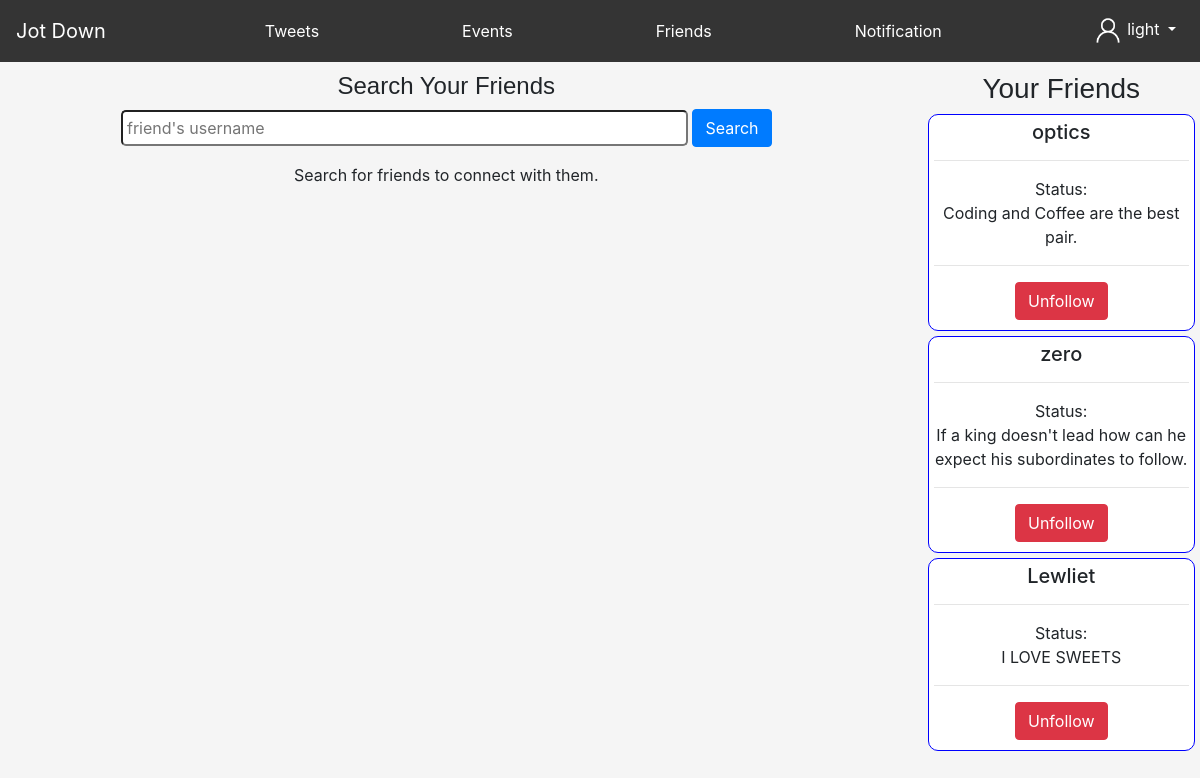
/friends (signed in), run on an earlier commit of the app's database.
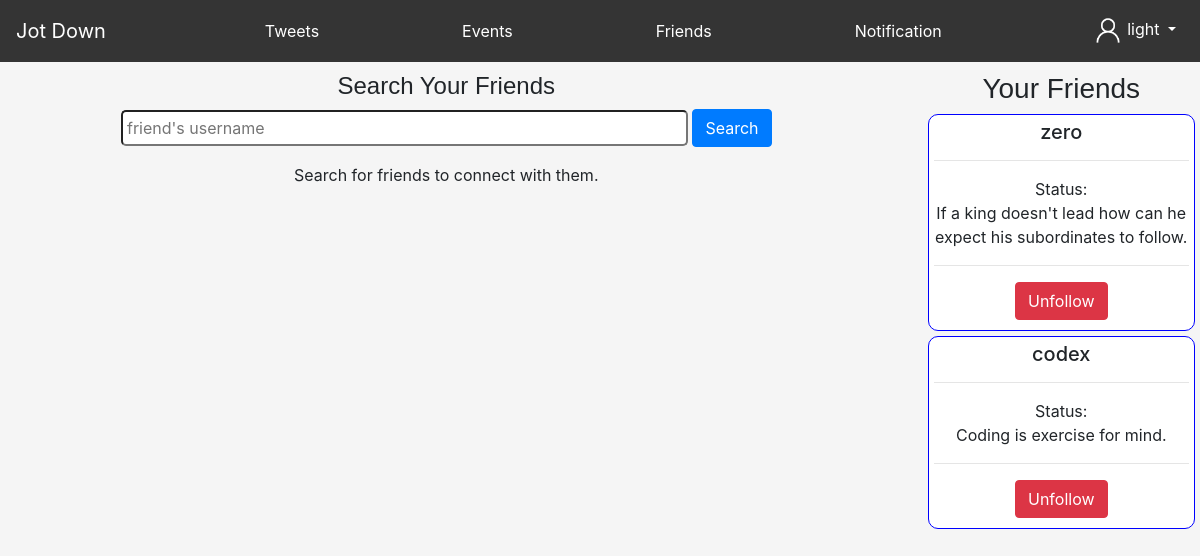
And on a later commit of the database.
### tables this page shows
CREATE TABLE "Users" (
	"username"	TEXT,
	"email"	TEXT COLLATE UTF16CI,
	"password"	TEXT,
	"id"	INTEGER,
	"status"	TEXT DEFAULT NULL,
	"numFriends"	NUMERIC DEFAULT 0,
	"numEvents"	INTEGER DEFAULT 0,
	"numTweets"	INTEGER DEFAULT 0,
	"friends"	TEXT DEFAULT NULL
);

### main.py (the view, shortened to what this page needs)
@app.route('/friends', methods = ['POST', 'GET'])
def friends():
    if 'id' in session:
        username = session['username']
        friendsdata = fetchFriendsdata(username)
        frndRequests = fetchFriendRequests(username)
        if(len(frndRequests) > 0):
            return render_template('friends.html', msg = "Search for friends to connect with them.", friends = friendsdata, alert = len(frndRequests))
        return render_template('friends.html', msg = "Search for friends to connect with them.", friends = friendsdata)
    return render_template('friends.html', msg = "Search for friends to connect with them.")

### pydb.py (called while the page is built)
def fetchUser(username):
    conn = sqlite3.connect('database.db')
    cur = conn.cursor()
    cur.execute("SELECT * FROM Users WHERE username = ?", (username,))
    row = cur.fetchall()
    conn.close()
    print(row)
    return row

def fetchFriends(username):
    data = fetchUser(username)
    friends = []
    if(data[0][8] != None):
        friends = data[0][8].split(',')
    return friends

def fetchFriendsdata(username):
    friends = fetchFriends(username)
    friendsdata = []
    for i in friends:
        frd = fetchUser(i)
        friendsdata.append(frd)
    return friendsdata

def fetchFriendRequests(username):
    con = sqlite3.connect('database.db')
    cur = con.cursor()
    cur.execute("SELECT * FROM frequest WHERE toUser = ?", (username, ))
    row = cur.fetchall()
    con.close()
    return row

### templates/friends.html (shortened to what this page needs)
<!DOCTYPE html>
<html lang="en">
<head>
    <link rel="stylesheet" href="https://cdn.jsdelivr.net/npm/bootstrap@4.5.3/dist/css/bootstrap.min.css">
</head>
<body style="background-color: whitesmoke;">
    <nav class="navbar navbar-expand navbar-light sticky-top" style="background-color: rgba(52, 52, 52) !important;">
        <a class="navbar-brand text-white" href="/home">Jot Down</a>
        <div class="collapse navbar-collapse" id="navbarSupportedContent">
            <a class="navbar-nav text-white ml-auto" style="text-decoration: none;" href="/tweets">Tweets</a>
            <a class="navbar-nav text-white ml-auto" style="text-decoration: none;" href="/events">Events</a>
            <a class="navbar-nav text-white ml-auto" style="text-decoration: none;" href="/friends">Friends</a>
            <a class="navbar-nav text-white ml-auto" style="text-decoration: none;" href="/notifications">Notification{% if alert %}<span style="border-radius: 50%; width: 25px;" class="badge badge-danger">{{alert}}</span>{% endif %}</a>
          <ul class="navbar-nav ml-auto">
            <li class="nav-item dropdown">
                <a class="nav-link dropdown-toggle text-white" href="#" id="navbarDropdown" role="button" data-toggle="dropdown" aria-haspopup="true" aria-expanded="false">
                    <img src="/static/person.png" height="30px" width="30px">
                    {{session['username']}}
                </a>
            </li>
          </ul>
        </div>
      </nav>
      <div class="row" style="margin-top: 10px;">
          <div class="col-sm-9">
              <h4 style="text-align: center; font-family: sans-serif;">Search Your Friends</h4>
                <form action="/friends" method="POST">
                    <div class="wd-100 d-flex justify-content-center" style="align-content: center;">
                        <div class="form-group">
                            <input size="50px" style="align-self: center; vertical-align: middle; padding: 4px; border-radius: 5px;" type="text" placeholder="friend's username" name = "suser" autocomplete="off">
                            <button class="btn btn-primary" type="submit">Search</button>
                        </div>
                    </div>
                </form>
                <div>
                    <div>
                        <p style="text-align: center;">{{msg}}</p>
                    </div>
                </div>
          </div>
          <div class="col-sm-3">
              <h3 style="text-align: center; font-family: sans-serif;">Your Friends</h3>
              {% for friend in friends %}
                {% for data in friend%}
              <div style="background-color: white; margin: 5px; padding: 5px; border-radius: 10px; border: 1px solid blue; align-content: center;">
                  <h5 style="text-align: center;">{{data[0]}}</h5>
                  <hr>
                  <p style="text-align: center;">Status: <br>{{data[4]}}</p>
                  <hr>
                  <form style="align-content: center;" action="/unfollow" method="POST">
                    <div class="wd-100 d-flex justify-content-center" style="align-content: center;">
                        <button class="btn btn-danger" type="submit" style="margin-bottom: 5px;">Unfollow</button>
                    </div>
                  </form>
              </div>
                {% endfor %}
              {% endfor %}
          </div>
      </div>
</body>
</html>

What changed in the data, as far as the page shows it:
no longer on this page (row edited): Users: username "optics", status "Coding and Coffee are the best pair."
no longer on this page (row edited): Users: username "Lewliet", status "I LOVE SWEETS"
now on this page (row edited): Users: username "light"
now on this page (row edited): Users: username "codex", status "Coding is exercise for mind."
Also different on the page:
{{ session['username'] }}: "light" → (not shown)
